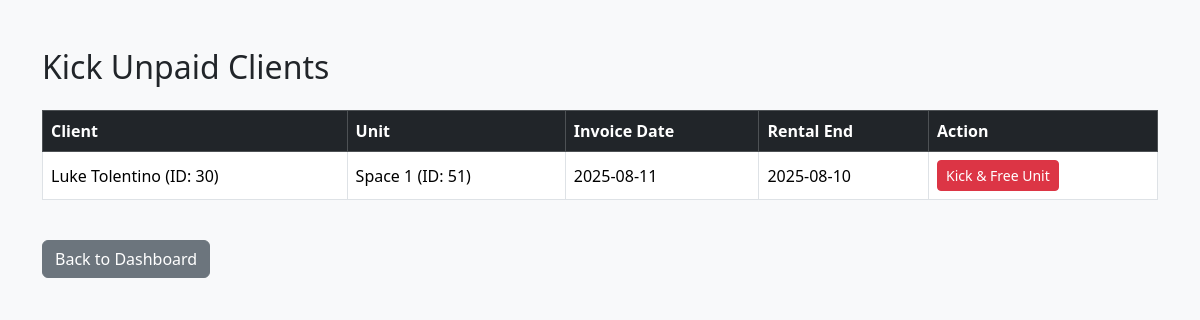
Before: /Admin/admin_kick_unpaid.php (signed in) with the older database file.
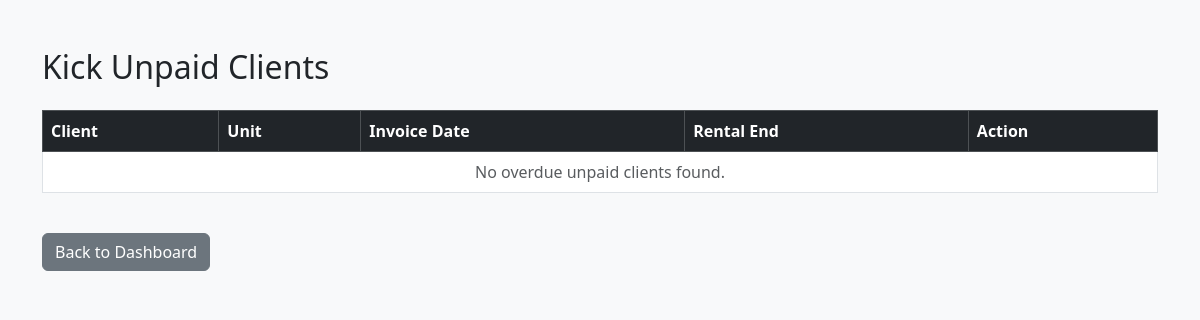
After: the same page with the newer database file.
### tables this page shows
CREATE TABLE `invoice` (
  `Invoice_ID` int(11) NOT NULL,
  `Client_ID` int(11) DEFAULT NULL,
  `InvoiceDate` date DEFAULT NULL,
  `EndDate` date DEFAULT NULL,
  `InvoiceTotal` decimal(10,2) DEFAULT NULL,
  `Status` varchar(10) DEFAULT 'unpaid',
  `Space_ID` int(11) DEFAULT NULL,
  `Flow_Status` varchar(10) NOT NULL DEFAULT 'new',
  `Chat_ID` int(11) DEFAULT NULL
);

CREATE TABLE `client` (
  `Client_ID` int(11) NOT NULL,
  `Client_fn` varchar(255) DEFAULT NULL COMMENT 'First name',
  `Client_ln` varchar(255) DEFAULT NULL COMMENT 'Last name',
  `Client_Email` varchar(255) NOT NULL COMMENT 'Email address',
  `Client_Phone` varchar(20) DEFAULT NULL COMMENT 'Phone number',
  `C_username` varchar(50) NOT NULL COMMENT 'Username (unique)',
  `C_password` varchar(255) NOT NULL COMMENT 'Password (hashed)',
  `Status` enum('Active','Inactive') NOT NULL DEFAULT 'Active' COMMENT 'Account status'
);

CREATE TABLE `space` (
  `Space_ID` int(11) NOT NULL,
  `Name` varchar(255) DEFAULT NULL,
  `SpaceType_ID` int(11) DEFAULT NULL,
  `UA_ID` int(11) DEFAULT NULL,
  `Street` varchar(255) DEFAULT NULL,
  `Brgy` varchar(255) DEFAULT NULL,
  `City` varchar(255) DEFAULT NULL,
  `Photo` varchar(255) DEFAULT NULL,
  `Price` decimal(10,2) DEFAULT NULL,
  `Flow_Status` varchar(10) NOT NULL DEFAULT 'new'
);

CREATE TABLE `rentalrequest` (
  `Request_ID` int(11) NOT NULL,
  `Client_ID` int(11) NOT NULL,
  `Space_ID` int(11) NOT NULL,
  `StartDate` date NOT NULL,
  `EndDate` date NOT NULL,
  `Status` enum('Pending','Accepted','Rejected') DEFAULT 'Pending',
  `Flow_Status` varchar(10) NOT NULL DEFAULT 'new',
  `Requested_At` datetime DEFAULT current_timestamp()
);

### database/database.php (called while the page is built, shortened)
<?php
class Database {
    private $host = "localhost";
    private $dbname = "asrp";
    private $user = "root";
    private $pass = "";
    private $pdo;
    public function __construct() {
        $dsn = "mysql:host={$this->host};dbname={$this->dbname};charset=utf8mb4";
        $options = [
            PDO::ATTR_ERRMODE            => PDO::ERRMODE_EXCEPTION,
            PDO::ATTR_DEFAULT_FETCH_MODE => PDO::FETCH_ASSOC,
            PDO::ATTR_EMULATE_PREPARES   => false,
        ];
        try {
            $this->pdo = new PDO($dsn, $this->user, $this->pass, $options);
        } catch (PDOException $e) {
            die("Database connection failed: " . $e->getMessage());
        }
    }
    public function getOverdueRentalsForKicking() {
        $sql = "SELECT i.Invoice_ID, i.Client_ID, i.Space_ID, i.InvoiceDate,
                       i.Status, c.Client_fn, c.Client_ln, s.Name as SpaceName, r.EndDate, r.Request_ID
                FROM invoice i
                JOIN client c ON i.Client_ID = c.Client_ID
                JOIN space s ON i.Space_ID = s.Space_ID
                JOIN rentalrequest r ON i.Client_ID = r.Client_ID AND i.Space_ID = r.Space_ID
                WHERE i.Status = 'unpaid'
                  AND i.InvoiceDate <= CURDATE()
                  AND r.EndDate <= CURDATE()
                  AND r.Status = 'Accepted'
                ORDER BY r.EndDate ASC";
        try {
            return $this->pdo->query($sql)->fetchAll();
        } catch (PDOException $e) {
            return [];
        }
    }
}
?>

### Admin/admin_kick_unpaid.php (the view, shortened to what this page needs)
<?php
require_once '../database/database.php';
$db = new Database();
$overdue_rentals = $db->getOverdueRentalsForKicking();
?>
<!DOCTYPE html>
<html lang="en">
<head>
    <link href="https://cdn.jsdelivr.net/npm/bootstrap@5.3.6/dist/css/bootstrap.min.css" rel="stylesheet">
</head>
<body class="bg-light">
<div class="container my-5">
    <h2 class="mb-4">Kick Unpaid Clients</h2>
    <div class="table-responsive">
        <table class="table table-bordered align-middle">
            <thead class="table-dark">
                <tr>
                    <th>Client</th><th>Unit</th><th>Invoice Date</th><th>Rental End</th><th>Action</th>
                </tr>
            </thead>
            <tbody>
            <?php if (!empty($overdue_rentals)): ?>
                <?php foreach ($overdue_rentals as $row): ?>
                    <tr>
                        <td><?= htmlspecialchars($row['Client_fn'] . ' ' . $row['Client_ln']) ?> (ID: <?= $row['Client_ID'] ?>)</td>
                        <td><?= htmlspecialchars($row['SpaceName']) ?> (ID: <?= $row['Space_ID'] ?>)</td>
                        <td><?= htmlspecialchars($row['InvoiceDate']) ?></td>
                        <td><?= htmlspecialchars($row['EndDate']) ?></td>
                        <td>
                            <form method="post" onsubmit="return confirmAction(this);">
                                <button type="submit" class="btn btn-danger btn-sm">Kick & Free Unit</button>
                            </form>
                        </td>
                    </tr>
                <?php endforeach; ?>
            <?php else: ?>
                <tr><td colspan="5" class="text-center text-muted">No overdue unpaid clients found.</td></tr>
            <?php endif; ?>
            </tbody>
        </table>
    </div>
    <a href="dashboard.php" class="btn btn-secondary mt-4">Back to Dashboard</a>
</div>
</body>
</html>

Changed rows visible on the page:
removed invoice: Client_ID.Client_ln "Luke Tolentino", Client_ID "30", Space_ID.Name "Space 1", Space_ID "51", InvoiceDate "2025-08-11", rentalrequest.EndDate "2025-08-10"
Other visible differences:
text now shown: "No overdue unpaid clients found."
